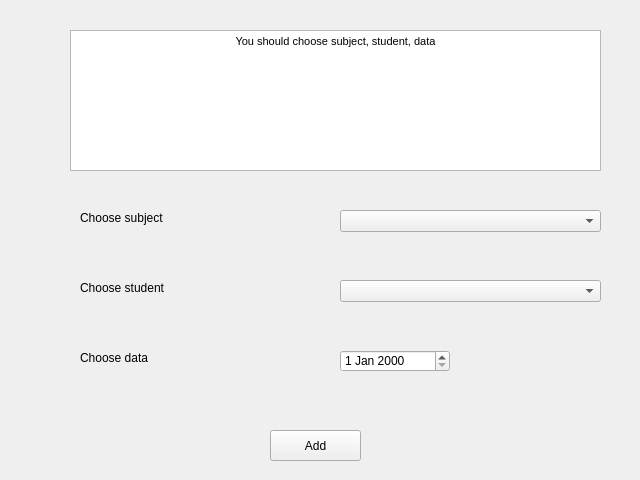
<?xml version="1.0" encoding="UTF-8"?>
<ui version="4.0">
 <class>Form</class>
 <widget class="QWidget" name="Form">
  <property name="geometry">
   <rect>
    <x>0</x>
    <y>0</y>
    <width>640</width>
    <height>480</height>
   </rect>
  </property>
  <property name="windowTitle">
   <string>Day - Book</string>
  </property>
  <property name="windowIcon">
   <iconset>
    <normaloff>../general/images.png</normaloff>../general/images.png</iconset>
  </property>
  <widget class="QComboBox" name="comboBox">
   <property name="geometry">
    <rect>
     <x>340</x>
     <y>210</y>
     <width>261</width>
     <height>22</height>
    </rect>
   </property>
  </widget>
  <widget class="QLabel" name="label">
   <property name="geometry">
    <rect>
     <x>80</x>
     <y>210</y>
     <width>101</width>
     <height>16</height>
    </rect>
   </property>
   <property name="text">
    <string>Choose subject</string>
   </property>
  </widget>
  <widget class="QLabel" name="label_2">
   <property name="geometry">
    <rect>
     <x>80</x>
     <y>280</y>
     <width>91</width>
     <height>16</height>
    </rect>
   </property>
   <property name="text">
    <string>Choose student</string>
   </property>
  </widget>
  <widget class="QComboBox" name="comboBox_2">
   <property name="geometry">
    <rect>
     <x>340</x>
     <y>280</y>
     <width>261</width>
     <height>22</height>
    </rect>
   </property>
  </widget>
  <widget class="QDateEdit" name="dateEdit">
   <property name="geometry">
    <rect>
     <x>340</x>
     <y>350</y>
     <width>110</width>
     <height>22</height>
    </rect>
   </property>
  </widget>
  <widget class="QLabel" name="label_3">
   <property name="geometry">
    <rect>
     <x>80</x>
     <y>350</y>
     <width>71</width>
     <height>16</height>
    </rect>
   </property>
   <property name="text">
    <string>Choose data</string>
   </property>
  </widget>
  <widget class="QPushButton" name="pushButton">
   <property name="geometry">
    <rect>
     <x>270</x>
     <y>430</y>
     <width>91</width>
     <height>31</height>
    </rect>
   </property>
   <property name="text">
    <string>Add</string>
   </property>
  </widget>
  <widget class="QTextEdit" name="textEdit">
   <property name="geometry">
    <rect>
     <x>70</x>
     <y>30</y>
     <width>531</width>
     <height>141</height>
    </rect>
   </property>
   <property name="html">
    <string>&lt;!DOCTYPE HTML PUBLIC &quot;-//W3C//DTD HTML 4.0//EN&quot; &quot;http://www.w3.org/TR/REC-html40/strict.dtd&quot;&gt;
&lt;html&gt;&lt;head&gt;&lt;meta name=&quot;qrichtext&quot; content=&quot;1&quot; /&gt;&lt;style type=&quot;text/css&quot;&gt;
p, li { white-space: pre-wrap; }
&lt;/style&gt;&lt;/head&gt;&lt;body style=&quot; font-family:'MS Shell Dlg 2'; font-size:8.25pt; font-weight:400; font-style:normal;&quot;&gt;
&lt;p align=&quot;center&quot; style=&quot; margin-top:0px; margin-bottom:0px; margin-left:0px; margin-right:0px; -qt-block-indent:0; text-indent:0px;&quot;&gt;You should choose subject, student, data&lt;/p&gt;&lt;/body&gt;&lt;/html&gt;</string>
   </property>
  </widget>
 </widget>
 <resources/>
 <connections/>
</ui>
